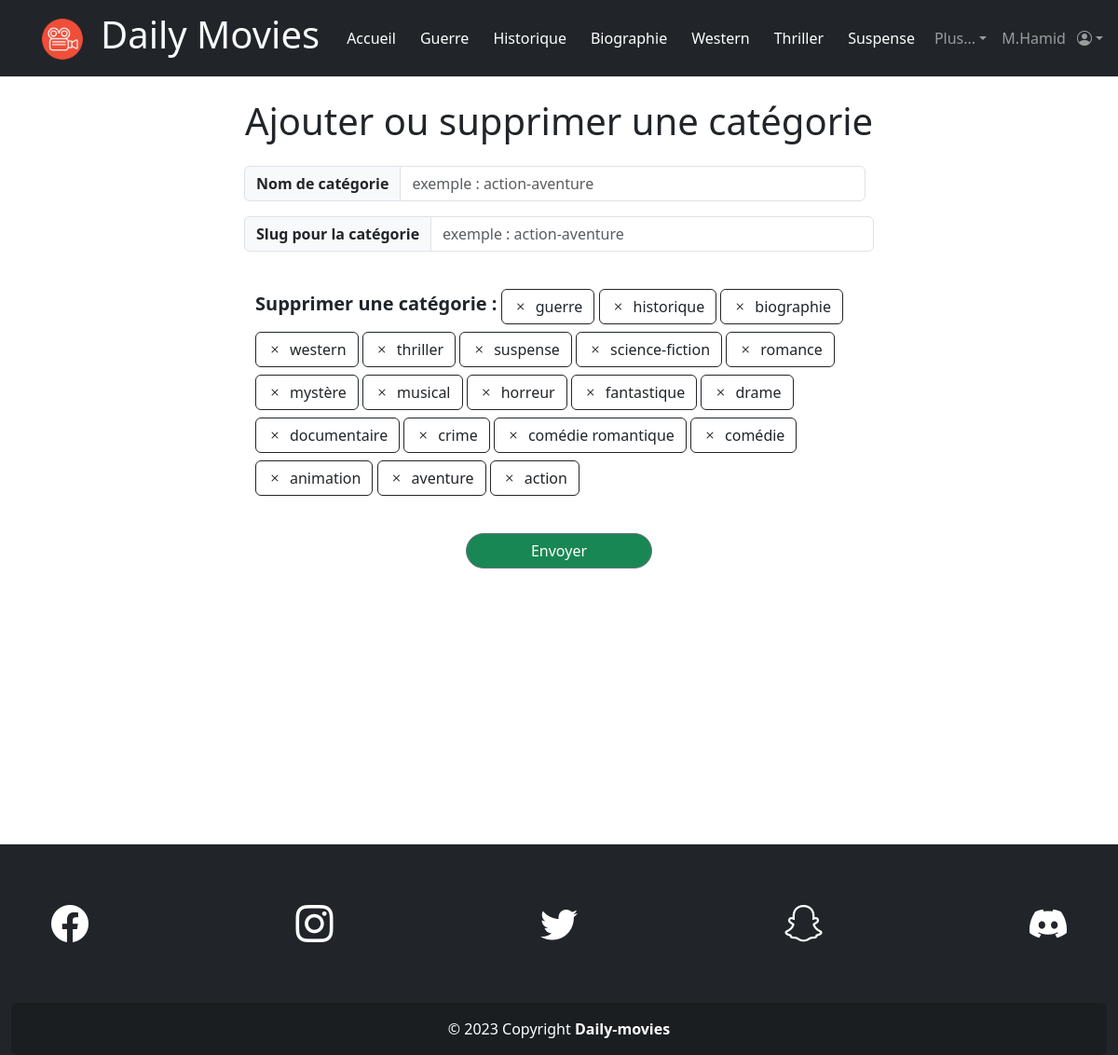
/gestions/categories (signed in), run on the app's committed database.
### tables this page shows
CREATE TABLE `categories` (
  `id` int NOT NULL,
  `name` varchar(50) NOT NULL,
  `slug` varchar(255) NOT NULL
);

### index.php (called while the page is built, shortened)
<?php
$routes = new Routes() ;
$page=  strtolower($routes->getRoute());
new MainController($page) ;

### classes/controllers/Categories.php (called while the page is built, shortened)
<?php
class Categories extends MainController
{
    public static function getAll(): array
    {
        $db = Db::getDb();
        $req = $db->query("SELECT id ,  name as name , slug   FROM categories ORDER BY id DESC ");
        $categories = $req->fetchAll(PDO::FETCH_OBJ);
        $totalResults = $req->rowCount();
        return $totalResults == 0 ? [] : $categories;
    }
}

### views/gestions.categories.php (the view, shortened to what this page needs)
<div class="container  my-4">
    <h1 class="text-center">Ajouter ou supprimer une catégorie </h1>
</div>
<form class="container-fluid position-relative m-auto mt-3" style="max-width: 700px" method="POST"
      enctype="multipart/form-data">
    <div class="d-flex flex-column">
        <div class="form-input">
            <div class="input-group   mb-3">
                <label class="fw-bold input-group-text" id="form-cat" for="name">Nom de catégorie</label>
                <input type="text" placeholder="exemple : action-aventure"
                       value="<?= (!empty($_POST['name']) ? htmlspecialchars($_POST['name']) : '') ?>"
                       name="name" id="name" class="form-control " style="max-width: 500px;">
            </div>
        </div>
        <div class="form-input">
            <div class="input-group  mb-3">
                <label class="fw-bold input-group-text" id="form-cat" for="sloug">Slug pour la catégorie</label>
                <input type="text" placeholder="exemple : action-aventure"
                       value="<?= (!empty($_POST['slug']) ? htmlspecialchars($_POST['slug']) : '') ?>"
                       name="slug" id="slug" class="form-control " style="max-width: 500px;">
            </div>
        </div>
        <div class="container-fluid my-4">
            <fieldset>
                <label class="fw-bold fs-5" for="categories ">Supprimer une catégorie :</label>
                <?php foreach ($data->categories as $categorie) : ?>
                    <div class="d-inline-block mb-2">
                        <label class=" btn-delete btn btn-outline-dark"
                               for="check-<?= $categorie->id ?>">
                            <i class="bi bi-x me-2"></i><?= $categorie->name ?>
                        </label>
                    </div>
                <?php endforeach; ?>
            </fieldset>
        </div>
        <div>
            <button aria-label="envoyer le formulaire" style="width: 200px"
                    class="my-2 m-auto d-block  btn btn-success text-center border border-secondary rounded-pill">
                Envoyer
            </button>
        </div>
    </div>
</form>

### views/header.php (shortened to what this page needs)
<header>
    <nav class="navbar navbar-expand-lg navbar-dark bg-dark">
        <div class="container">
            <a class="navbar-brand" aria-label="Revenir à la page d'acceuil"  href="/home">
                <img class="d-inline-block align-text-top" width="50" height="50" src="/public/assets/icons/logo.png"
                     alt="">
            </a>
            <h1 class=" navbar-brand fs-1 text-light ">Daily Movies</h1>
            <div class="collapse navbar-collapse align-items-center justify-content-end" id="navbarNav">
                <ul class="navbar-nav">
                    <li class="nav-item d-flex align-items-center">
                        <a class="btn btn-dark text-capitalize font-weight-bold" href="/home">Accueil</a>
                    </li>
                    <?php $count = min(count($listCats), 6);
                    for ($i = 0; $i < $count; $i++): ?>
                        <li class="nav-item d-flex align-items-center">
                            <a class="btn btn-dark text-capitalize font-weight-bold"
                               href="/categories/<?= $listCats[$i]->slug ?>"><?= $listCats[$i]->name ?></a>
                        </li>
                    <?php endfor; ?>
                    <?php if (count($listCats) > 6): ?>
                        <li class="nav-item d-flex align-items-center dropdown">
                            <a class="nav-link text-capitalize font-weight-bold dropdown-toggle dropdown-toggle-split"
                               href="#" id="navbarDropdown" role="button" data-bs-toggle="dropdown" aria-haspopup="true"
                               aria-expanded="false">
                                Plus...
                            </a>
                        </li>
                    <?php endif; ?>
                    <?php if (isset($_SESSION['is_connected'])): ?>
                        <li class="nav-item dropdown">
                            <a class="nav-link text-capitalize font-weight-bold dropdown-toggle dropdown-toggle-split"
                               href="#" id="navbarUser" role="button" data-bs-toggle="dropdown" aria-haspopup="true"
                               aria-expanded="false">
                                <?= strtolower(substr($_SESSION['name'] , 0 , 1)) .'.' .ucfirst($_SESSION['prenom']) ?>
                                <i class="bi fs- ms-2 bi-person-circle"></i>
                            </a>
                        </li>
                    <?php endif; ?>
                </ul>
            </div>
        </div>
    </nav>
</header>

### data on the page
categories: name "Guerre", name "guerre"
categories: name "Historique", name "historique"
categories: name "Biographie", name "biographie"
categories: name "Western", name "western"
categories: name "Thriller", name "thriller"
categories: name "Suspense", name "suspense"
categories: name "science-fiction"
categories: name "romance"
categories: name "mystère"
categories: name "musical"
categories: name "horreur"
categories: name "fantastique"
categories: name "drame"
categories: name "documentaire"
categories: name "crime"
categories: name "comédie romantique"
categories: name "comédie"
categories: name "animation"
categories: name "aventure"
categories: name "action"

### other printed values
substr($_SESSION['name'] , 0 , 1) "M"
$_SESSION['prenom'] "Hamid"
